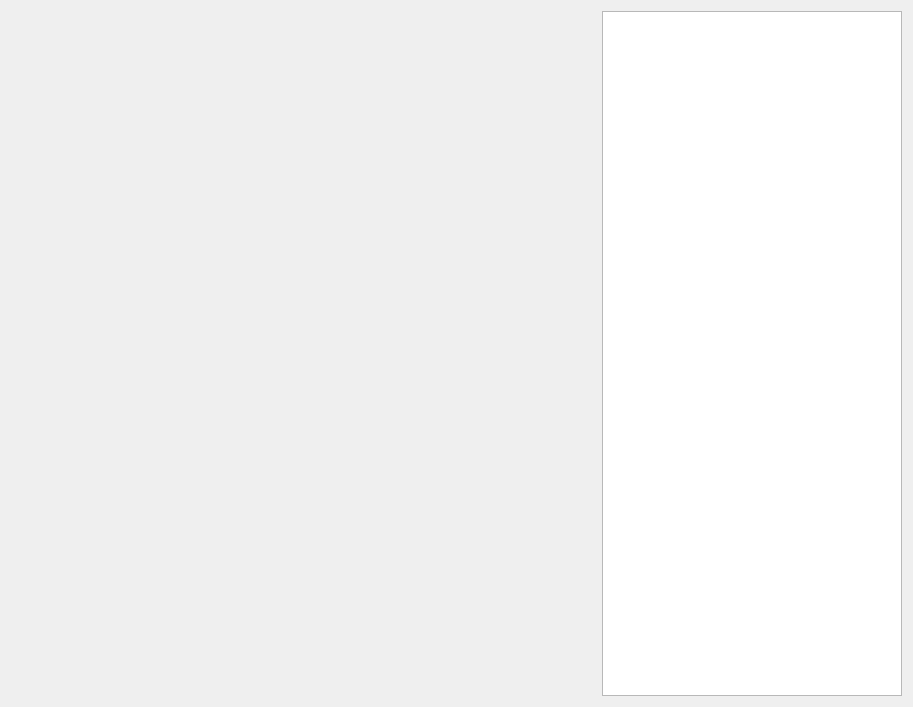
<?xml version="1.0" encoding="UTF-8"?>
<ui version="4.0">
 <class>ImageDataCenter</class>
 <widget class="QWidget" name="ImageDataCenter">
  <property name="geometry">
   <rect>
    <x>0</x>
    <y>0</y>
    <width>913</width>
    <height>707</height>
   </rect>
  </property>
  <property name="font">
   <font>
    <family>微软雅黑 Light</family>
   </font>
  </property>
  <property name="windowTitle">
   <string>Data Center</string>
  </property>
  <layout class="QGridLayout" name="gridLayout">
   <item row="0" column="0">
    <widget class="QWidget" name="Image2DViewWidget" native="true">
     <property name="sizePolicy">
      <sizepolicy hsizetype="Expanding" vsizetype="Expanding">
       <horstretch>0</horstretch>
       <verstretch>0</verstretch>
      </sizepolicy>
     </property>
     <property name="styleSheet">
      <string notr="true"/>
     </property>
    </widget>
   </item>
   <item row="0" column="1" rowspan="2">
    <widget class="QTextEdit" name="InformationEdit">
     <property name="maximumSize">
      <size>
       <width>300</width>
       <height>16777215</height>
      </size>
     </property>
     <property name="readOnly">
      <bool>true</bool>
     </property>
    </widget>
   </item>
   <item row="1" column="0">
    <spacer name="verticalSpacer">
     <property name="orientation">
      <enum>Qt::Vertical</enum>
     </property>
     <property name="sizeHint" stdset="0">
      <size>
       <width>20</width>
       <height>40</height>
      </size>
     </property>
    </spacer>
   </item>
  </layout>
 </widget>
 <resources/>
 <connections/>
</ui>
